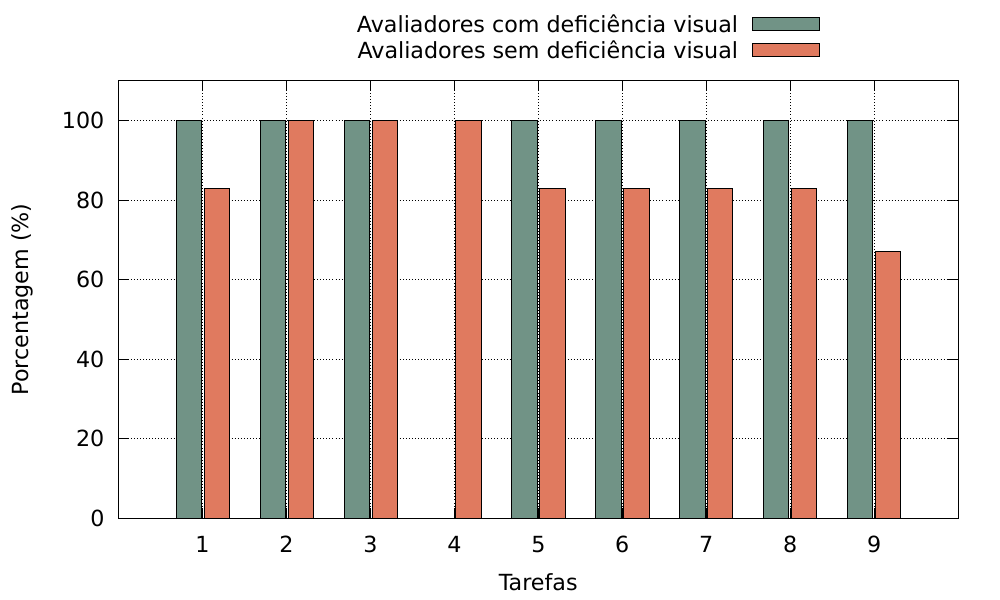

The gnuplot source for this figure:
# 0x4D4D4D (gray)
# 0x5DA5DA (blue)
# 0xFAA43A (orange)
# 0x60BD68 (green)
# 0xF17CB0 (pink)
# 0xB2912F (brown)
# 0xB276B2 (purple)
# 0xDECF3F (yellow)
# 0xF15854 (red)

reset
set key outside center top
#unset key
set grid
set auto x
#set auto y
set yrange[0:110]
#set offsets -0.5,-0.5,0,0

set style data histogram
set style histogram cluster gap 1
set style fill solid border -1
set boxwidth 0.9

set style line 1 lc rgbcolor '0x719386'
set style line 2 lc rgbcolor '0xe07a5f'
set style line 3 lc rgbcolor '0xccb7ae'
set style line 4 lc rgbcolor '0x60BD68'
set style line 5 lc rgbcolor '0xB2912F'
set style line 6 lc rgbcolor '0xB276B2'

input_files = 'pergunta1.txt'

output_files = 'pergunta1.pdf'

#apps = "CG EP FT IS LU MG"
usuario = '"Avaliadores com deficiência visual" "Avaliadores sem deficiência visual"'

set xlabel 'Tarefas'
set ylabel 'Porcentagem (%)'
set terminal pdfcairo enhanced color size 10,6 font ',24'
#set xtics rotate by 0 right font ',46' center
#set ytics font ',50'

set output output_files
plot for [j=2:3] input_files using j:xticlabels(1) title word(usuario,j-1) ls j-1